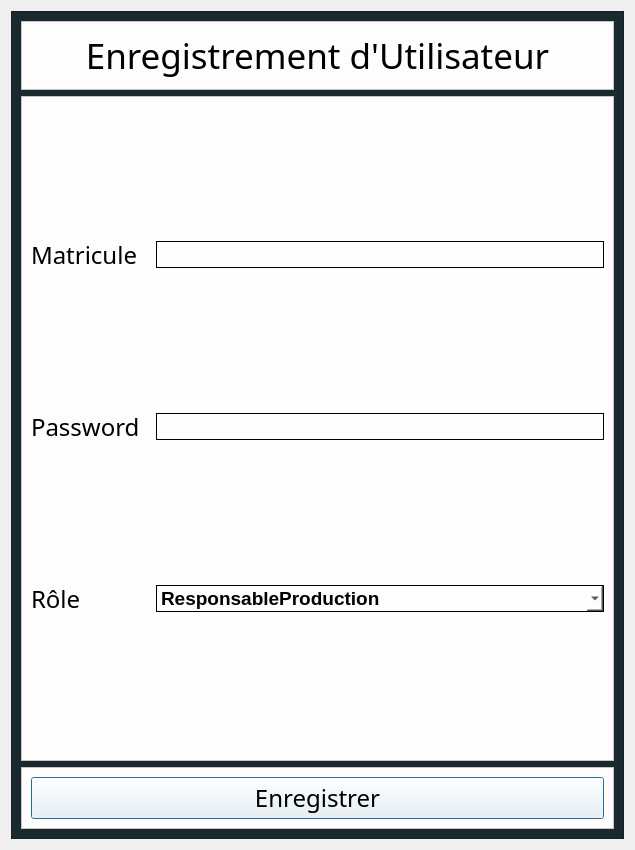
<?xml version="1.0" encoding="UTF-8"?>
<ui version="4.0">
 <class>Dialog</class>
 <widget class="QDialog" name="Dialog">
  <property name="geometry">
   <rect>
    <x>0</x>
    <y>0</y>
    <width>635</width>
    <height>850</height>
   </rect>
  </property>
  <property name="windowTitle">
   <string>Dialog</string>
  </property>
  <layout class="QVBoxLayout" name="verticalLayout">
   <item>
    <widget class="QFrame" name="frame">
     <property name="styleSheet">
      <string notr="true">background-color: #1A2930;</string>
     </property>
     <property name="frameShape">
      <enum>QFrame::StyledPanel</enum>
     </property>
     <property name="frameShadow">
      <enum>QFrame::Raised</enum>
     </property>
     <layout class="QVBoxLayout" name="verticalLayout_2" stretch="0,1,0">
      <item>
       <widget class="QFrame" name="frame_2">
        <property name="styleSheet">
         <string notr="true">background-color : #FEFDFC;</string>
        </property>
        <property name="frameShape">
         <enum>QFrame::StyledPanel</enum>
        </property>
        <property name="frameShadow">
         <enum>QFrame::Raised</enum>
        </property>
        <layout class="QHBoxLayout" name="horizontalLayout">
         <item>
          <widget class="QLabel" name="label">
           <property name="font">
            <font>
             <family>Modern No. 20</family>
             <pointsize>26</pointsize>
            </font>
           </property>
           <property name="styleSheet">
            <string notr="true"/>
           </property>
           <property name="text">
            <string>Enregistrement d'Utilisateur</string>
           </property>
           <property name="alignment">
            <set>Qt::AlignCenter</set>
           </property>
          </widget>
         </item>
        </layout>
       </widget>
      </item>
      <item>
       <widget class="QFrame" name="frame_3">
        <property name="styleSheet">
         <string notr="true">background-color : #FEFDFC;</string>
        </property>
        <property name="frameShape">
         <enum>QFrame::StyledPanel</enum>
        </property>
        <property name="frameShadow">
         <enum>QFrame::Raised</enum>
        </property>
        <layout class="QGridLayout" name="gridLayout">
         <item row="1" column="0">
          <widget class="QLabel" name="label_3">
           <property name="font">
            <font>
             <family>Modern No. 20</family>
             <pointsize>18</pointsize>
            </font>
           </property>
           <property name="text">
            <string>Password</string>
           </property>
          </widget>
         </item>
         <item row="2" column="0">
          <widget class="QLabel" name="label_4">
           <property name="font">
            <font>
             <family>Modern No. 20</family>
             <pointsize>18</pointsize>
            </font>
           </property>
           <property name="text">
            <string>Rôle</string>
           </property>
          </widget>
         </item>
         <item row="0" column="0">
          <widget class="QLabel" name="label_2">
           <property name="font">
            <font>
             <family>Modern No. 20</family>
             <pointsize>18</pointsize>
            </font>
           </property>
           <property name="text">
            <string>Matricule  </string>
           </property>
          </widget>
         </item>
         <item row="0" column="1">
          <widget class="QLineEdit" name="lineEdit">
           <property name="font">
            <font>
             <family>Arial</family>
             <pointsize>14</pointsize>
             <weight>75</weight>
             <bold>true</bold>
            </font>
           </property>
           <property name="styleSheet">
            <string notr="true">border: 1px solid back;height:25px</string>
           </property>
          </widget>
         </item>
         <item row="1" column="1">
          <widget class="QLineEdit" name="lineEdit_2">
           <property name="font">
            <font>
             <family>Arial</family>
             <pointsize>14</pointsize>
             <weight>75</weight>
             <bold>true</bold>
            </font>
           </property>
           <property name="styleSheet">
            <string notr="true">border: 1px solid back;height:25px</string>
           </property>
           <property name="echoMode">
            <enum>QLineEdit::Password</enum>
           </property>
          </widget>
         </item>
         <item row="2" column="1">
          <widget class="QComboBox" name="comboBox">
           <property name="font">
            <font>
             <family>Arial</family>
             <pointsize>14</pointsize>
             <weight>75</weight>
             <bold>true</bold>
            </font>
           </property>
           <property name="styleSheet">
            <string notr="true">border: 1px solid back;height:25px</string>
           </property>
           <item>
            <property name="text">
             <string>ResponsableProduction</string>
            </property>
           </item>
           <item>
            <property name="text">
             <string>ResponsableChaineProduction</string>
            </property>
           </item>
           <item>
            <property name="text">
             <string>ResponsableMaintenance</string>
            </property>
           </item>
           <item>
            <property name="text">
             <string>AgentMaintenance</string>
            </property>
           </item>
           <item>
            <property name="text">
             <string>Administrateur</string>
            </property>
           </item>
           <item>
            <property name="text">
             <string>Magasinier</string>
            </property>
           </item>
          </widget>
         </item>
        </layout>
       </widget>
      </item>
      <item>
       <widget class="QFrame" name="frame_4">
        <property name="styleSheet">
         <string notr="true">background-color : #FEFDFC;</string>
        </property>
        <property name="frameShape">
         <enum>QFrame::StyledPanel</enum>
        </property>
        <property name="frameShadow">
         <enum>QFrame::Raised</enum>
        </property>
        <layout class="QVBoxLayout" name="verticalLayout_3">
         <item>
          <widget class="QPushButton" name="pushButton">
           <property name="font">
            <font>
             <family>Modern No. 20</family>
             <pointsize>18</pointsize>
            </font>
           </property>
           <property name="cursor">
            <cursorShape>PointingHandCursor</cursorShape>
           </property>
           <property name="styleSheet">
            <string notr="true">QPushButton{
height : 25px;
background-color :#00A8E8;
}


QPushButton:hover{
	background-color: rgb(0, 92, 157);
};</string>
           </property>
           <property name="text">
            <string>Enregistrer</string>
           </property>
          </widget>
         </item>
        </layout>
       </widget>
      </item>
     </layout>
    </widget>
   </item>
  </layout>
 </widget>
 <resources/>
 <connections/>
</ui>
